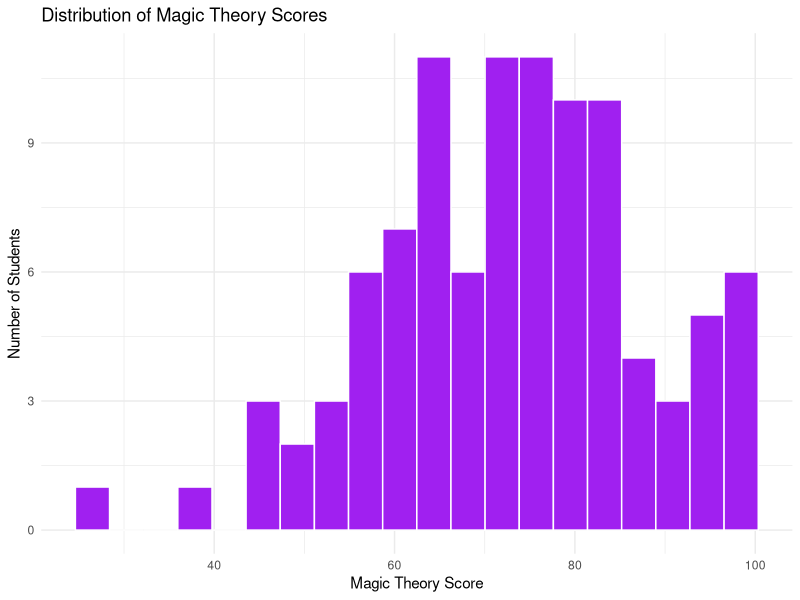
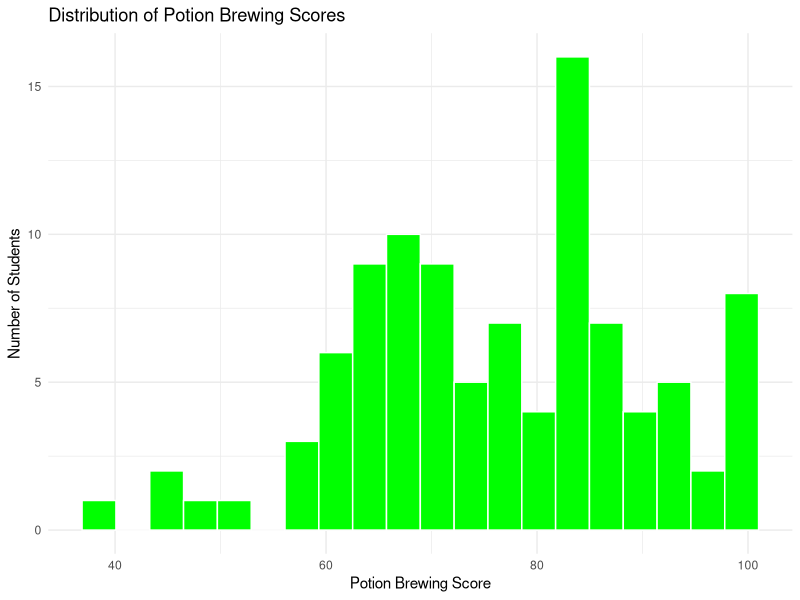

Write the R code that produced these figures, in order. (Note: this script raises an error after producing the figures.)
# 🔮 Day 2 - Spell 9: Histogram Stories

# 🎈 Activity: Distribution Detective
# 📊 Shape Detective: Create histograms to reveal hidden patterns!

# Load our visualization magic
library(ggplot2)
library(dplyr)

# Create data about magical test scores
magic_test_scores <- data.frame(
  student_id = 1:100,
  magic_theory = rnorm(100, mean = 75, sd = 15),
  potion_brewing = c(rnorm(50, mean = 85, sd = 10), rnorm(50, mean = 65, sd = 12)),
  spell_casting = rbeta(100, shape1 = 2, shape2 = 5) * 100,
  dragon_care = rexp(100, rate = 0.02) + 50
)

# Clean up the scores (make sure they're between 0-100)
magic_test_scores <- magic_test_scores %>%
  mutate(
    magic_theory = pmax(0, pmin(100, magic_theory)),
    potion_brewing = pmax(0, pmin(100, potion_brewing)),
    spell_casting = pmax(0, pmin(100, spell_casting)),
    dragon_care = pmax(0, pmin(100, dragon_care))
  )

print("🧙♀️ Magic Test Scores Dataset (first 10 students):")
print(head(magic_test_scores, 10))

# 🎯 Challenge 1: Basic histogram
print("\n1️⃣ Basic Histogram Magic:")

# Create a histogram of magic theory scores
theory_hist <- ggplot(magic_test_scores, aes(x = magic_theory)) +
  geom_histogram(bins = 20, fill = "purple", color = "white") +
  labs(title = "Distribution of Magic Theory Scores",
       x = "Magic Theory Score", 
       y = "Number of Students") +
  theme_minimal()

print(theory_hist)

# 🔍 What does this shape tell us?
print("🔍 Shape Detective Analysis:")
print("Magic theory scores look like a bell curve (normal distribution)")
print("Most students scored around 75, with fewer getting very high or very low scores")

# 🎯 Challenge 2: Compare different subjects
print("\n2️⃣ Compare Different Subjects:")

# Potion brewing histogram  
potion_hist <- ggplot(magic_test_scores, aes(x = potion_brewing)) +
  geom_histogram(bins = 20, fill = "green", color = "white") +
  labs(title = "Distribution of Potion Brewing Scores",
       x = "Potion Brewing Score", y = "Number of Students") +
  theme_minimal()

print(potion_hist)

# Your turn: Create a histogram for spell casting
spell_hist <- ggplot(magic_test_scores, aes(x = ...)) +
  geom_histogram(bins = 20, fill = "...", color = "white") +
  labs(title = "Distribution of ... Scores",
       x = "... Score", y = "Number of Students") +
  theme_minimal()

print(spell_hist)

# 🎯 Challenge 3: Histogram with different bin sizes
print("\n3️⃣ Experimenting with Bin Sizes:")

# Few bins (chunky)
chunky_hist <- ggplot(magic_test_scores, aes(x = magic_theory)) +
  geom_histogram(bins = 5, fill = "red", alpha = 0.7) +
  labs(title = "Magic Theory - Few Bins (Chunky)", x = "Score") +
  theme_minimal()

print(chunky_hist)

# Many bins (detailed)
detailed_hist <- ggplot(magic_test_scores, aes(x = magic_theory)) +
  geom_histogram(bins = 50, fill = "blue", alpha = 0.7) +
  labs(title = "Magic Theory - Many Bins (Detailed)", x = "Score") +
  theme_minimal()

print(detailed_hist)

# Your turn: Try different bin numbers for dragon care
dragon_hist <- ggplot(magic_test_scores, aes(x = dragon_care)) +
  geom_histogram(bins = ..., fill = "orange", alpha = 0.7) +
  labs(title = "Dragon Care Scores", x = "Score") +
  theme_minimal()

print(dragon_hist)

# 🎯 Challenge 4: Side-by-side comparison
print("\n4️⃣ Side-by-Side Comparison:")

# Let's create a long format for easy comparison
library(tidyr)
scores_long <- magic_test_scores %>%
  select(-student_id) %>%
  pivot_longer(cols = everything(), 
               names_to = "subject", 
               values_to = "score")

# Create faceted histograms
faceted_hist <- ggplot(scores_long, aes(x = score)) +
  geom_histogram(bins = 20, fill = "skyblue", color = "white") +
  facet_wrap(~ subject, scales = "free") +
  labs(title = "Score Distributions by Subject",
       x = "Score", y = "Count") +
  theme_minimal()

print(faceted_hist)

# ✨ Advanced Challenge: Overlapping histograms
print("\n✨ Advanced Challenge - Overlapping Histograms:")

# Compare two subjects on the same plot
comparison_data <- magic_test_scores %>%
  select(magic_theory, potion_brewing) %>%
  pivot_longer(cols = everything(), 
               names_to = "subject", 
               values_to = "score")

overlay_hist <- ggplot(comparison_data, aes(x = score, fill = subject)) +
  geom_histogram(alpha = 0.6, position = "identity", bins = 20) +
  scale_fill_manual(values = c("purple", "green")) +
  labs(title = "Magic Theory vs Potion Brewing Scores",
       x = "Score", y = "Count", fill = "Subject") +
  theme_minimal()

print(overlay_hist)

# 🎯 Your Data Detective Mission:
print("\n🕵️ Your Data Detective Mission:")
print("Look at each histogram and answer:")
print("1. What shape do you see? (bell curve, skewed, flat, etc.)")
print("2. Where do most students score?")
print("3. Are there any outliers (very high or low scores)?")
print("4. Which subject has the most consistent scores?")
print("5. Which subject shows the biggest variation?")

# Create summary statistics to help
summary_stats <- magic_test_scores %>%
  summarize(
    Magic_Theory_Avg = round(mean(magic_theory), 1),
    Magic_Theory_SD = round(sd(magic_theory), 1),
    Potion_Avg = round(mean(potion_brewing), 1),
    Potion_SD = round(sd(potion_brewing), 1),
    Spell_Avg = round(mean(spell_casting), 1),
    Spell_SD = round(sd(spell_casting), 1),
    Dragon_Avg = round(mean(dragon_care), 1),
    Dragon_SD = round(sd(dragon_care), 1)
  )

print("📊 Summary Statistics (Avg = Average, SD = Standard Deviation):")
print(summary_stats)

# 💡 Memory Tip:
# - Histograms show the SHAPE of your data
# - geom_histogram() creates histograms in ggplot2
# - bins= controls how many bars you see
# - Bell curve = most values in the middle
# - Skewed = lopsided (more values on one side)
# - Standard deviation tells you how spread out the data is